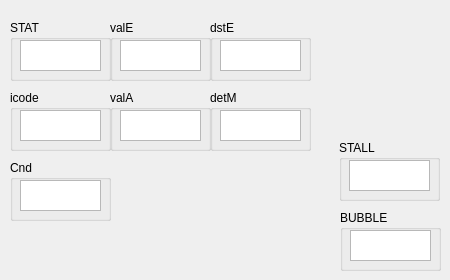
      <widget class="QWidget" name="Memory">
       <attribute name="title">
        <string>Memory</string>
       </attribute>
       <widget class="QGroupBox" name="groupBox_69">
        <property name="geometry">
         <rect>
          <x>210</x>
          <y>90</y>
          <width>101</width>
          <height>61</height>
         </rect>
        </property>
        <property name="title">
         <string>detM</string>
        </property>
        <widget class="QTextBrowser" name="M_dstM">
         <property name="geometry">
          <rect>
           <x>10</x>
           <y>20</y>
           <width>81</width>
           <height>31</height>
          </rect>
         </property>
        </widget>
       </widget>
       <widget class="QGroupBox" name="groupBox_70">
        <property name="geometry">
         <rect>
          <x>10</x>
          <y>90</y>
          <width>101</width>
          <height>61</height>
         </rect>
        </property>
        <property name="title">
         <string>icode</string>
        </property>
        <widget class="QTextBrowser" name="M_icode">
         <property name="geometry">
          <rect>
           <x>10</x>
           <y>20</y>
           <width>81</width>
           <height>31</height>
          </rect>
         </property>
        </widget>
       </widget>
       <widget class="QGroupBox" name="groupBox_72">
        <property name="geometry">
         <rect>
          <x>340</x>
          <y>210</y>
          <width>101</width>
          <height>61</height>
         </rect>
        </property>
        <property name="title">
         <string>BUBBLE</string>
        </property>
        <widget class="QTextBrowser" name="M_bubble">
         <property name="geometry">
          <rect>
           <x>10</x>
           <y>20</y>
           <width>81</width>
           <height>31</height>
          </rect>
         </property>
        </widget>
       </widget>
       <widget class="QGroupBox" name="groupBox_73">
        <property name="geometry">
         <rect>
          <x>110</x>
          <y>20</y>
          <width>101</width>
          <height>61</height>
         </rect>
        </property>
        <property name="title">
         <string>valE</string>
        </property>
        <widget class="QTextBrowser" name="M_valE">
         <property name="geometry">
          <rect>
           <x>10</x>
           <y>20</y>
           <width>81</width>
           <height>31</height>
          </rect>
         </property>
        </widget>
       </widget>
       <widget class="QGroupBox" name="groupBox_74">
        <property name="geometry">
         <rect>
          <x>210</x>
          <y>20</y>
          <width>101</width>
          <height>61</height>
         </rect>
        </property>
        <property name="title">
         <string>dstE</string>
        </property>
        <widget class="QTextBrowser" name="M_dstE">
         <property name="geometry">
          <rect>
           <x>10</x>
           <y>20</y>
           <width>81</width>
           <height>31</height>
          </rect>
         </property>
        </widget>
       </widget>
       <widget class="QGroupBox" name="groupBox_75">
        <property name="geometry">
         <rect>
          <x>110</x>
          <y>90</y>
          <width>101</width>
          <height>61</height>
         </rect>
        </property>
        <property name="title">
         <string>valA</string>
        </property>
        <widget class="QTextBrowser" name="M_valA">
         <property name="geometry">
          <rect>
           <x>10</x>
           <y>20</y>
           <width>81</width>
           <height>31</height>
          </rect>
         </property>
        </widget>
       </widget>
       <widget class="QGroupBox" name="groupBox_77">
        <property name="geometry">
         <rect>
          <x>10</x>
          <y>160</y>
          <width>101</width>
          <height>61</height>
         </rect>
        </property>
        <property name="title">
         <string>Cnd</string>
        </property>
        <widget class="QTextBrowser" name="M_Cnd">
         <property name="geometry">
          <rect>
           <x>10</x>
           <y>20</y>
           <width>81</width>
           <height>31</height>
          </rect>
         </property>
        </widget>
       </widget>
       <widget class="QGroupBox" name="groupBox_79">
        <property name="geometry">
         <rect>
          <x>10</x>
          <y>20</y>
          <width>101</width>
          <height>61</height>
         </rect>
        </property>
        <property name="title">
         <string>STAT</string>
        </property>
        <widget class="QTextBrowser" name="M_STAT">
         <property name="geometry">
          <rect>
           <x>10</x>
           <y>20</y>
           <width>81</width>
           <height>31</height>
          </rect>
         </property>
        </widget>
       </widget>
       <widget class="QGroupBox" name="groupBox_80">
        <property name="geometry">
         <rect>
          <x>339</x>
          <y>140</y>
          <width>101</width>
          <height>61</height>
         </rect>
        </property>
        <property name="title">
         <string>STALL</string>
        </property>
        <widget class="QTextBrowser" name="M_stall">
         <property name="geometry">
          <rect>
           <x>10</x>
           <y>20</y>
           <width>81</width>
           <height>31</height>
          </rect>
         </property>
        </widget>
       </widget>
      </widget>
